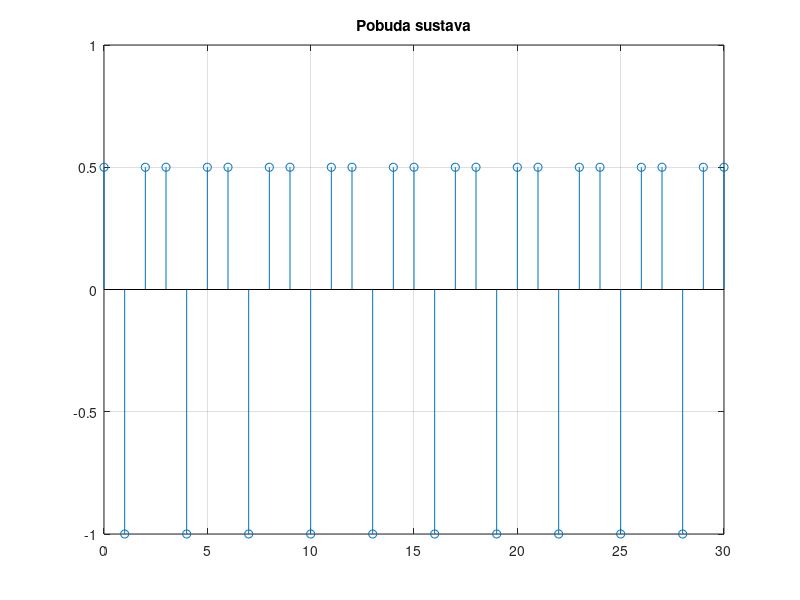
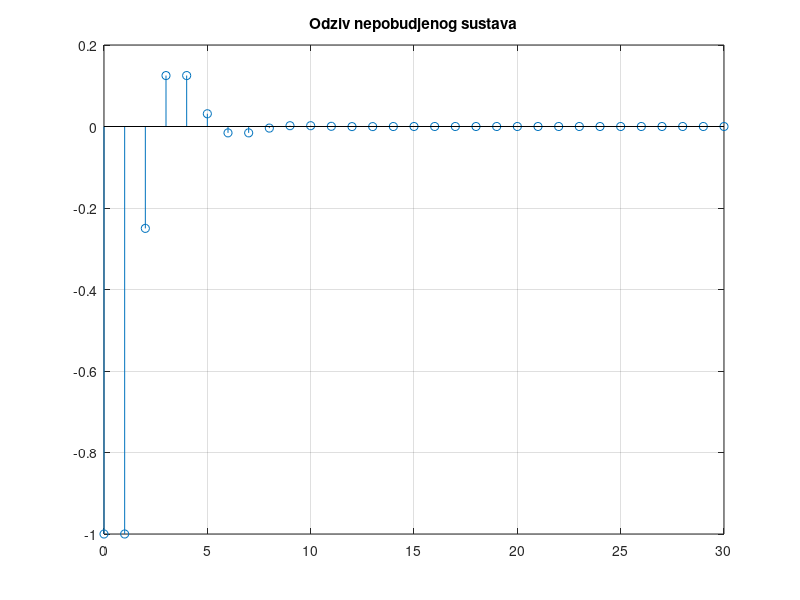
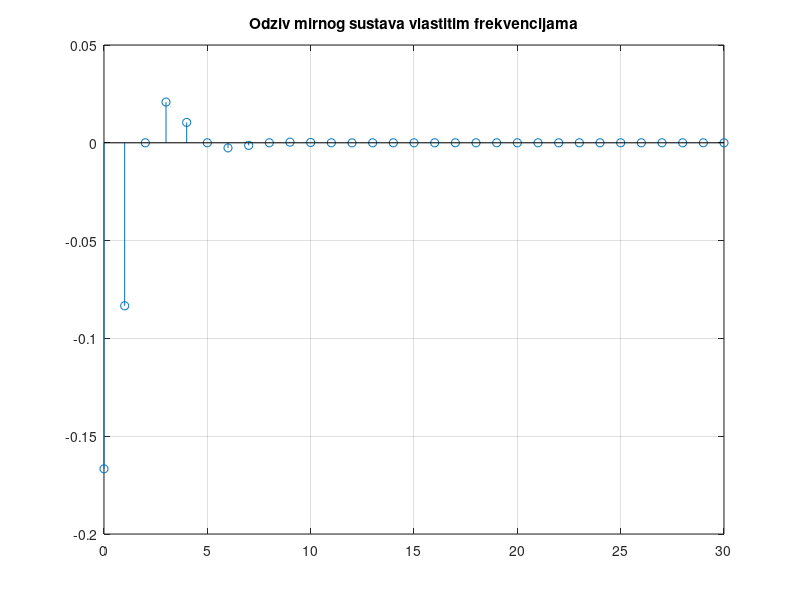
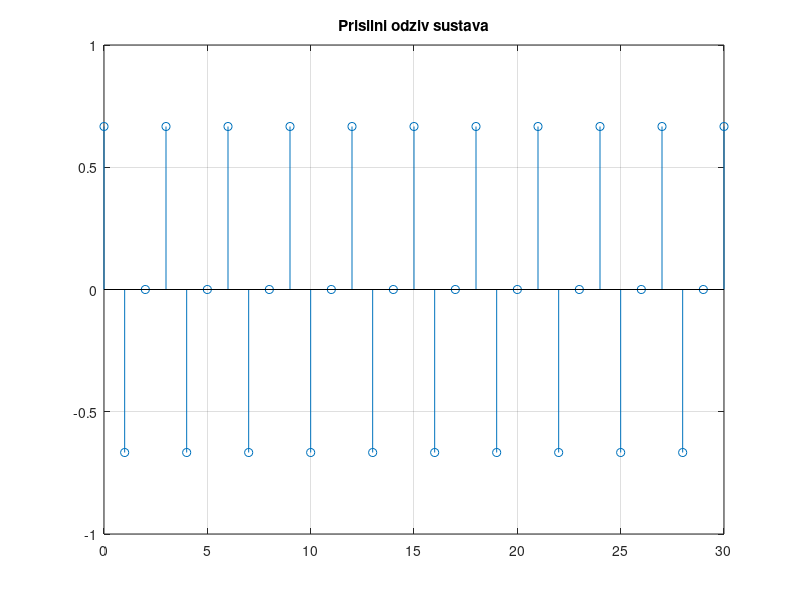

The MATLAB script that drew these images, in order:
clear;
n_max=30;
% vremenska os
n=[0:n_max];

% Odziv mirnog sustava vlastitim frekvencijama
ym_vlast=sqrt(3)/9*(2.^(-n)).*cos(pi/3*n+5*pi/6);

% Odziv nepobudjenog sustava vlastitim frekvencijama
y0=(2.^(1-n)).*cos(pi/3*n+2*pi/3);

% Pocetna faza ukupnog titranja vlastitim frekvencijama
an=atan2(19*sqrt(3)/36,-7/12);

% Ukupno titranje vlastitim frekvencijama
y_prir=sqrt(127/3)/6*(2.^(1-n)).*cos(pi/3*n+an);

% pokazi da je y_prir jednak sumi ym_vlast i y0
disp(max(abs(y_prir-(y0+ym_vlast))))

% partikularno rjesenje ... titranje frekvencijama pobude
y_par=4*sqrt(3)/9*cos(2*pi/3*n+pi/6);

% totalni odziv (suma titranja vlastitim frekvencijama i
% prisilnog odziva)
ytot=y_prir+y_par;

% Ukupni odziv mirnog sustava
y_mir=ym_vlast+y_par;

% Pobuda sustava
u=1*cos(2*pi/3*n+pi/3);

% Inicijaliziraj vektor odziva za metodu korak po korak
y=0*u;

% Odredi odziv metodom korak po korak
y_nm_2=8;     % pocetna vrijednost y(n-2) za n=0 ... y(-2)
y_nm_1=2;     % pocetna vrijednost y(n-1) za n=0 ... y(-1)

% koeficijenti jedn. dif. uz y(n-1) i y(n-2)
a1=-1/2;
a2=1/4;

% koef. jedn. dif. uz u(n)
b0=1;

for nn=0:n_max,
   % Zbog Matlaba koji ne pozna indekse polja koji su manji od
   % jedan ... vremenski indeks n=0 pretvaramo u indeks polja 1
   nM=nn+1;
   % Jednadzba diferencije ...
   ykk(nM)= -a1*y_nm_1 -a2*y_nm_2 +b0*u(nM);
   
   % za novi prolaz petlje (n+1)
   y_nm_2=y_nm_1;     % y((n+1)-2) = y(n-1)
   y_nm_1=ykk(nM);    % y((n+1)-1) = y(n)
   
end;

% Usporedi analiticko rjesenje i ono dobiveno metodom korak po korak
disp(max(abs(ykk-ytot)))

figure(1);
stem(n,u)
title('Pobuda sustava');
grid;

figure(2);
stem(n,y0)
title('Odziv nepobudjenog sustava');
grid;

figure(3);
stem(n,ym_vlast)
title('Odziv mirnog sustava vlastitim frekvencijama');
grid;

figure(4);
stem(n,y_par)
title('Prisilni odziv sustava');
grid;

figure(5);
stem(n,y_prir)
title('Prirodni odziv sustava');
grid;

figure(6);
stem(n,y_mir)
title('Ukupni odziv mirnog sustava');
grid;

figure(7);
stem(n,ytot)
title('Ukupni odziv sustava - analiticko rjesenje');
grid;

figure(8);
stem(n,ykk)
title('Ukupni odziv sustava - korak po korak');
grid;

